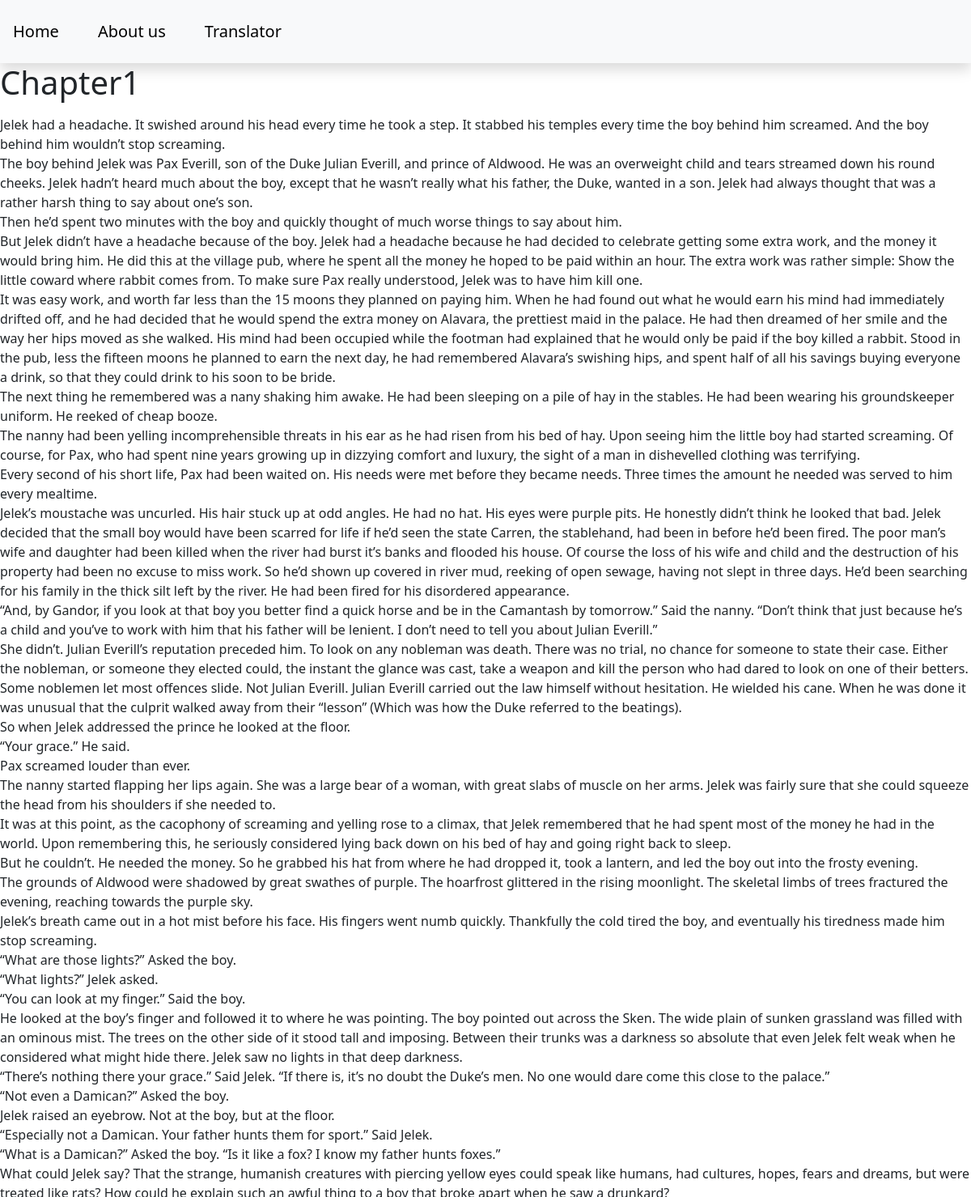
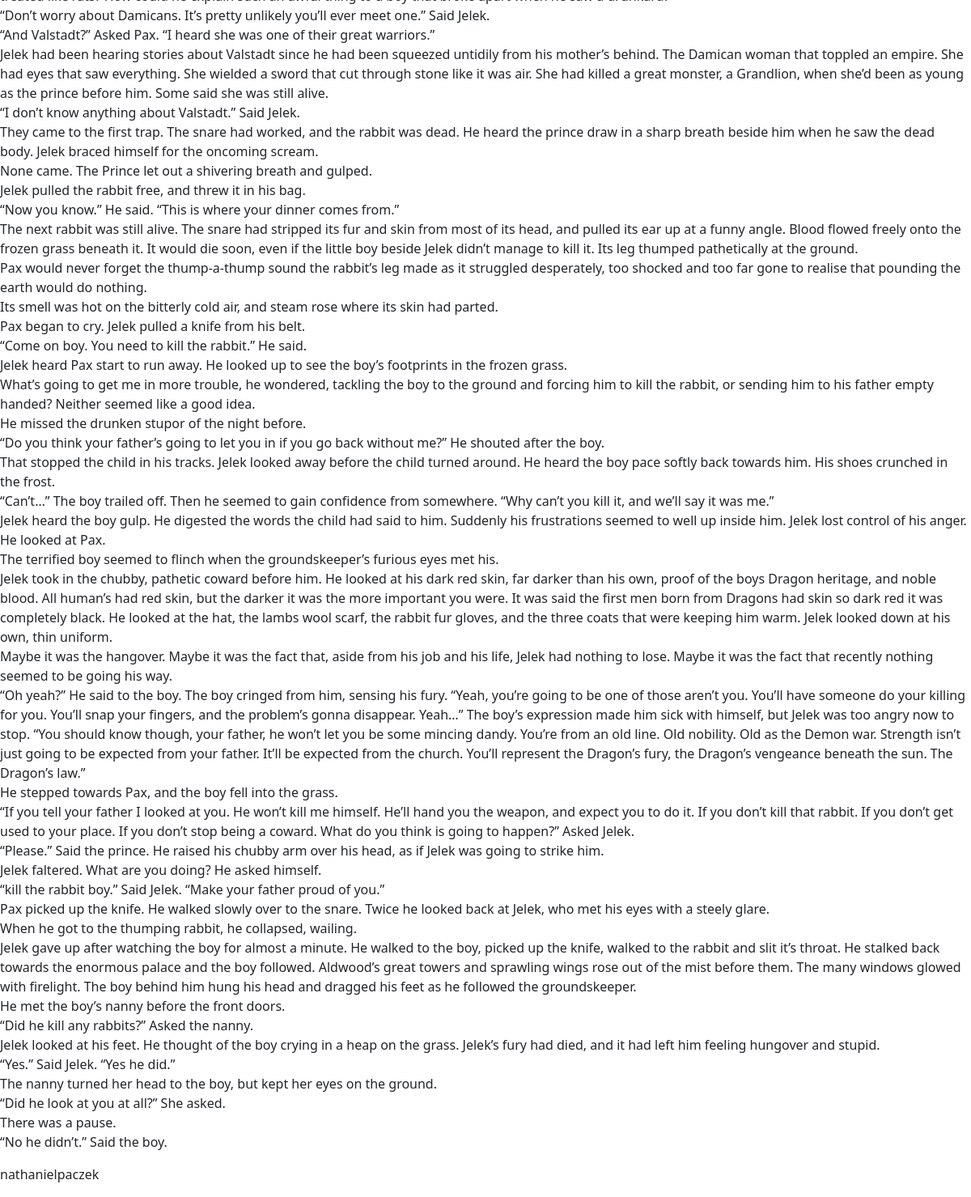
/chapter1, run on the app's committed database (2 pictures, top to bottom).
### blog/models.py (models this page shows, shortened)
class Post(models.Model):
    title = models.CharField(max_length=200)
    content = models.TextField()
    date_created = models.DateTimeField(auto_now_add=True)
    slug = models.SlugField(max_length=200, unique=True)
    author = models.ForeignKey(to = User, on_delete=models.CASCADE)
    status = models.IntegerField(choices=STATUS, default=0)

### blog/views.py (the view)
# urls.py: path('<slug:slug>', views.BlogView.as_view(), name = 'blog_view'),
class BlogView(generic.DetailView):
    model = Post
    template_name = 'blog.html'

### templates/blog.html
{% extends 'base.html' %}
{% block content %}
    <h1>{{object.title}}</h1>
    <p>{{object.content|linebreaks}}</p>
    <p>{{object.author}}</p>
{% endblock content%}

### data on the page
Post: title "Chapter1", content "Jelek had a headache. It swished around his head every time he took a step. It stabbed his temples every time the boy behind him screamed. And the boy behind him wouldn’t stop screaming. The boy behind Jelek was Pax Everill, son of the Duke Julian Everill, and prince of Aldwood. He was an overweight child and tears streamed down his round cheeks. Jelek hadn’t heard much about the boy, except that he wasn’t really what his father, the Duke, wanted in a son. Jelek had always thought that was a rather harsh thing to say about one’s son. Then he’d spent two minutes with the boy and quickly thought of much worse things to say about him. But Jelek didn’t have a headache because of the boy. Jelek…", author "nathanielpaczek"
